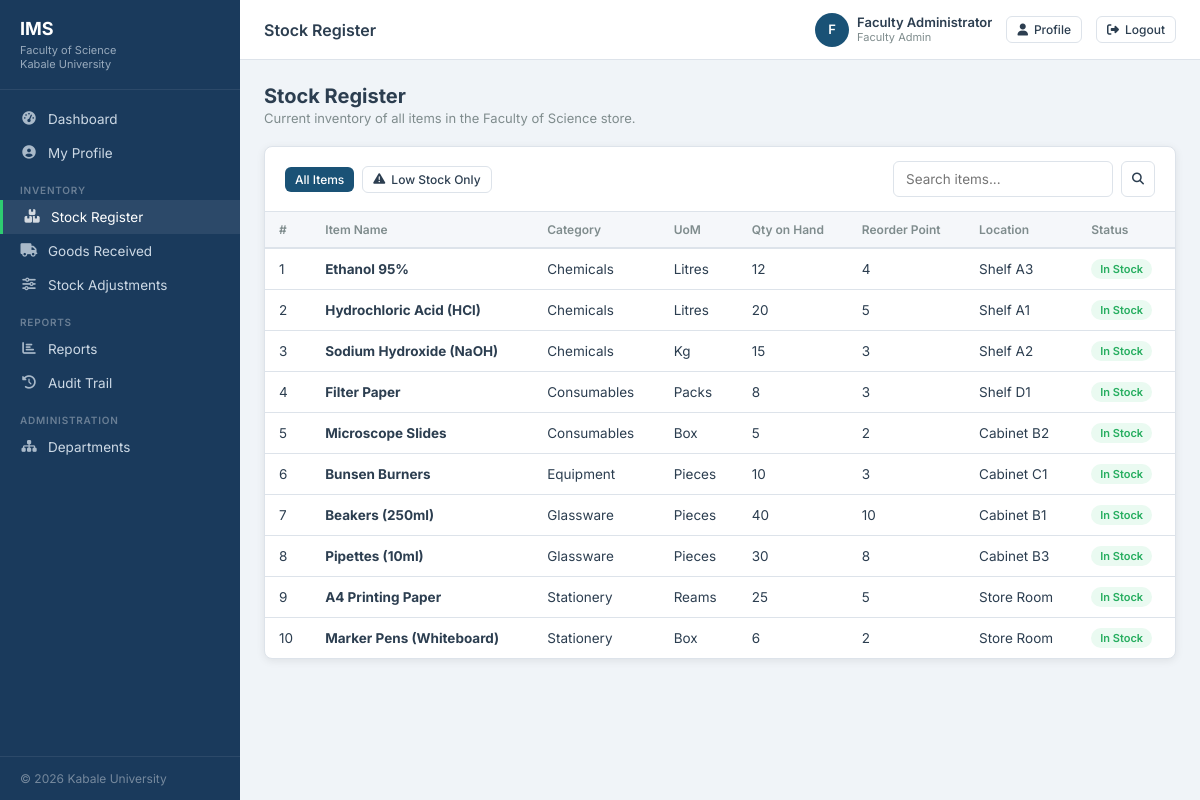
The page /modules/stock/register.php (signed in) on the database its author committed.
### tables this page shows
CREATE TABLE stock_items (
    stock_id        INT AUTO_INCREMENT PRIMARY KEY,
    item_name       VARCHAR(150) NOT NULL,
    category        VARCHAR(100) NOT NULL,
    unit_of_measure VARCHAR(50)  NOT NULL,
    qty_on_hand     INT          NOT NULL DEFAULT 0,
    reorder_point   INT          NOT NULL DEFAULT 5,
    location        VARCHAR(100),
    is_active       TINYINT(1)   DEFAULT 1,
    created_by      INT,
    created_at      TIMESTAMP DEFAULT CURRENT_TIMESTAMP,
    updated_at      TIMESTAMP DEFAULT CURRENT_TIMESTAMP ON UPDATE CURRENT_TIMESTAMP,
    FOREIGN KEY (created_by) REFERENCES users(user_id)
);

### config/db.php (called while the page is built, shortened)
<?php
function sanitise($conn, $value) {
    return mysqli_real_escape_string($conn, trim($value));
}

### modules/stock/register.php (the view, shortened to what this page needs)
<?php
require_once BASE_URL . '/config/db.php';
require_once BASE_URL . '/includes/header.php';
$filter = $_GET['filter'] ?? 'all';
$where  = $filter === 'low' ? "WHERE qty_on_hand <= reorder_point AND is_active=1" : "WHERE is_active=1";
$search = sanitise($conn, $_GET['q'] ?? '');
$items = mysqli_query($conn, "SELECT * FROM stock_items $where ORDER BY category, item_name");
$can_edit = in_array($current_user['role'], ['admin','store_keeper']);
?>
<div class="page-header">
  <div><h1>Stock Register</h1><p>Current inventory of all items in the Faculty of Science store.</p></div>
</div>
<div class="card">
  <div class="card-header">
    <div class="flex items-center gap-2">
      <a href="?filter=all" class="btn btn-sm <?= $filter==='all'?'btn-primary':'btn-outline' ?>">All Items</a>
      <a href="?filter=low" class="btn btn-sm <?= $filter==='low'?'btn-danger':'btn-outline' ?>">
        <i class="fa fa-exclamation-triangle"></i> Low Stock Only
      </a>
    </div>
    <form method="GET" style="display:flex;gap:8px">
      <input type="text" name="q" class="form-control" placeholder="Search items..." value="<?= htmlspecialchars($search) ?>" style="width:220px">
      <button class="btn btn-outline btn-sm"><i class="fa fa-search"></i></button>
    </form>
  </div>
  <div class="table-wrap">
    <table>
      <thead>
        <tr><th>#</th><th>Item Name</th><th>Category</th><th>UoM</th><th>Qty on Hand</th><th>Reorder Point</th><th>Location</th><th>Status</th><?php if($can_edit):?><th>Action</th><?php endif;?></tr>
      </thead>
      <tbody>
      <?php if (mysqli_num_rows($items) === 0): ?>
        <tr><td colspan="9"><div class="empty-state"><i class="fa fa-boxes"></i><p>No stock items found.</p></div></td></tr>
      <?php else: $i=1; while ($item = mysqli_fetch_assoc($items)): $low = $item['qty_on_hand'] <= $item['reorder_point']; ?>
        <tr>
          <td><?= $i++ ?></td>
          <td><strong><?= htmlspecialchars($item['item_name']) ?></strong></td>
          <td><?= htmlspecialchars($item['category']) ?></td>
          <td><?= htmlspecialchars($item['unit_of_measure']) ?></td>
          <td style="<?= $low?'color:var(--danger);font-weight:700':'' ?>"><?= $item['qty_on_hand'] ?></td>
          <td><?= $item['reorder_point'] ?></td>
          <td><?= htmlspecialchars($item['location']) ?></td>
          <td><span class="badge <?= $low?'badge-low':'badge-ok' ?>"><?= $low?'Low Stock':'In Stock' ?></span></td>
        </tr>
      <?php endwhile; endif; ?>
      </tbody>
    </table>
  </div>
</div>
<?php require_once BASE_URL . '/includes/footer.php'; ?>

### assets/css/style.css (style rules this page uses)
:root { --primary: #1a5276; --primary-dark: #154360; --primary-light:#d6eaf8; --accent: #2ecc71; --accent-dark: #27ae60; --warning: #f39c12; --danger: #e74c3c; --danger-light: #fdecea; --success: #2ecc71; --success-light:#eafaf1; --info: #3498db; --info-light: #ebf5fb; --bg: #f0f4f8; --sidebar-bg: #1a3a5c; --sidebar-text: #cdd9e5; --sidebar-active:#2ecc71; --white: #ffffff; --text: #2c3e50; --text-muted: #7f8c8d; --border: #dde3ea; --card-shadow: 0 2px 8px rgba(0,0,0,.08); --radius: 8px; --sidebar-w: 240px; --header-h: 60px; }
*, *::before, *::after { box-sizing: border-box; margin: 0; padding: 0; }
body { font-family: 'Inter', sans-serif; font-size: 14px; color: var(--text); background: var(--bg); min-height: 100vh; }
a { color: var(--primary); text-decoration: none; }
.card { background: var(--white); border-radius: var(--radius); box-shadow: var(--card-shadow); border: 1px solid var(--border); margin-bottom: 20px; }
.card-header { padding: 14px 20px; border-bottom: 1px solid var(--border); display: flex; align-items: center; justify-content: space-between; }
.table-wrap { overflow-x: auto; }
table { width: 100%; border-collapse: collapse; font-size: 13.5px; }
thead th { background: #f5f7fa; padding: 10px 14px; text-align: left; font-weight: 600; font-size: 12px; color: var(--text-muted); border-bottom: 2px solid var(--border); white-space: nowrap; }
tbody td { padding: 10px 14px; border-bottom: 1px solid var(--border); vertical-align: middle; }
tbody tr:last-child td { border-bottom: none; }
.badge { display: inline-flex; align-items: center; padding: 3px 9px; border-radius: 20px; font-size: 11px; font-weight: 600; text-transform: capitalize; }
.badge-ok { background: var(--success-light); color: var(--accent-dark); }
.btn { display: inline-flex; align-items: center; gap: 6px; padding: 8px 16px; border-radius: 6px; font-size: 13px; font-weight: 500; cursor: pointer; border: none; transition: background .15s, opacity .15s; white-space: nowrap; }
.btn-primary { background: var(--primary); color: #fff; }
.btn-outline { background: transparent; border: 1px solid var(--border); color: var(--text); }
.btn-sm { padding: 5px 10px; font-size: 12px; }
.form-control { width: 100%; padding: 9px 12px; border: 1px solid var(--border); border-radius: 6px; font-size: 13.5px; font-family: inherit; color: var(--text); background: var(--white); transition: border-color .15s; }
.page-header { display: flex; align-items: center; justify-content: space-between; margin-bottom: 20px; }
.page-header h1 { font-size: 20px; font-weight: 700; }
.page-header p { font-size: 13px; color: var(--text-muted); margin-top: 2px; }
.gap-2 { gap: 8px; }
.flex { display: flex; }
.items-center { align-items: center; }

### rows shown on the page
stock_items: item_name "Ethanol 95%", category "Chemicals", unit_of_measure "Litres", qty_on_hand "12", reorder_point "4", location "Shelf A3", shows "In Stock"
stock_items: item_name "Hydrochloric Acid (HCl)", category "Chemicals", unit_of_measure "Litres", qty_on_hand "20", reorder_point "5", location "Shelf A1", shows "In Stock"
stock_items: item_name "Sodium Hydroxide (NaOH)", category "Chemicals", unit_of_measure "Kg", qty_on_hand "15", reorder_point "3", location "Shelf A2", shows "In Stock"
stock_items: item_name "Filter Paper", category "Consumables", unit_of_measure "Packs", qty_on_hand "8", reorder_point "3", location "Shelf D1", shows "In Stock"
stock_items: item_name "Microscope Slides", category "Consumables", unit_of_measure "Box", qty_on_hand "5", reorder_point "2", location "Cabinet B2", shows "In Stock"
stock_items: item_name "Bunsen Burners", category "Equipment", unit_of_measure "Pieces", qty_on_hand "10", reorder_point "3", location "Cabinet C1", shows "In Stock"
stock_items: item_name "Beakers (250ml)", category "Glassware", unit_of_measure "Pieces", qty_on_hand "40", reorder_point "10", location "Cabinet B1", shows "In Stock"
stock_items: item_name "Pipettes (10ml)", category "Glassware", unit_of_measure "Pieces", qty_on_hand "30", reorder_point "8", location "Cabinet B3", shows "In Stock"
stock_items: item_name "A4 Printing Paper", category "Stationery", unit_of_measure "Reams", qty_on_hand "25", reorder_point "5", location "Store Room", shows "In Stock"
stock_items: item_name "Marker Pens (Whiteboard)", category "Stationery", unit_of_measure "Box", qty_on_hand "6", reorder_point "2", location "Store Room", shows "In Stock"

### other values the page prints
$label "Dashboard My Profile Stock Register Goods Received Stock Adjustments Reports Audit Trail Departments"
$page_title "Stock Register"
substr($current_user['full_name'], 0, 1) "F"
$current_user['full_name'] "Faculty Administrator"
str_replace('_', ' ', $current_user['role']) "Faculty Admin"
